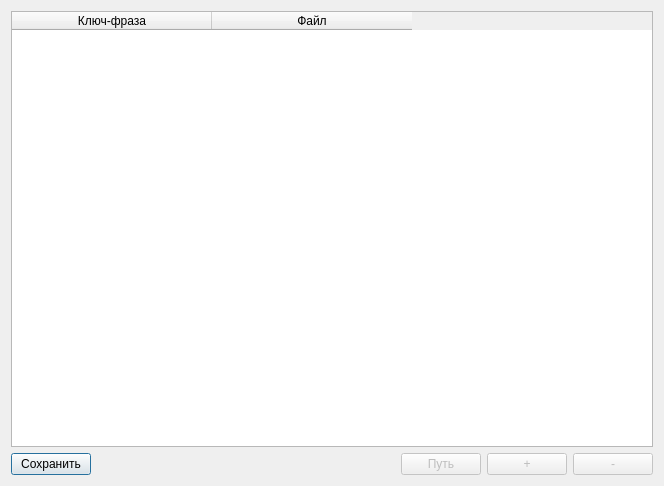
<?xml version="1.0" encoding="UTF-8"?>
<ui version="4.0">
 <class>Dialog</class>
 <widget class="QDialog" name="Dialog">
  <property name="geometry">
   <rect>
    <x>0</x>
    <y>0</y>
    <width>664</width>
    <height>486</height>
   </rect>
  </property>
  <property name="windowTitle">
   <string>Зависимости</string>
  </property>
  <layout class="QVBoxLayout" name="verticalLayout">
   <item>
    <widget class="QTableWidget" name="tableWidget">
     <property name="focusPolicy">
      <enum>Qt::StrongFocus</enum>
     </property>
     <property name="selectionMode">
      <enum>QAbstractItemView::SingleSelection</enum>
     </property>
     <property name="selectionBehavior">
      <enum>QAbstractItemView::SelectRows</enum>
     </property>
     <attribute name="horizontalHeaderDefaultSectionSize">
      <number>200</number>
     </attribute>
     <attribute name="horizontalHeaderMinimumSectionSize">
      <number>100</number>
     </attribute>
     <column>
      <property name="text">
       <string>Ключ-фраза</string>
      </property>
     </column>
     <column>
      <property name="text">
       <string>Файл</string>
      </property>
     </column>
    </widget>
   </item>
   <item>
    <layout class="QHBoxLayout" name="horizontalLayout">
     <item>
      <widget class="QPushButton" name="confirm_button">
       <property name="text">
        <string>Сохранить</string>
       </property>
      </widget>
     </item>
     <item>
      <spacer name="horizontalSpacer">
       <property name="orientation">
        <enum>Qt::Horizontal</enum>
       </property>
       <property name="sizeHint" stdset="0">
        <size>
         <width>40</width>
         <height>20</height>
        </size>
       </property>
      </spacer>
     </item>
     <item>
      <widget class="QPushButton" name="path_button">
       <property name="enabled">
        <bool>false</bool>
       </property>
       <property name="text">
        <string>Путь</string>
       </property>
       <property name="flat">
        <bool>false</bool>
       </property>
      </widget>
     </item>
     <item>
      <widget class="QPushButton" name="add_button">
       <property name="enabled">
        <bool>false</bool>
       </property>
       <property name="text">
        <string>+</string>
       </property>
       <property name="default">
        <bool>false</bool>
       </property>
       <property name="flat">
        <bool>false</bool>
       </property>
      </widget>
     </item>
     <item>
      <widget class="QPushButton" name="del_button">
       <property name="enabled">
        <bool>false</bool>
       </property>
       <property name="text">
        <string>-</string>
       </property>
      </widget>
     </item>
    </layout>
   </item>
  </layout>
 </widget>
 <resources/>
 <connections/>
</ui>
